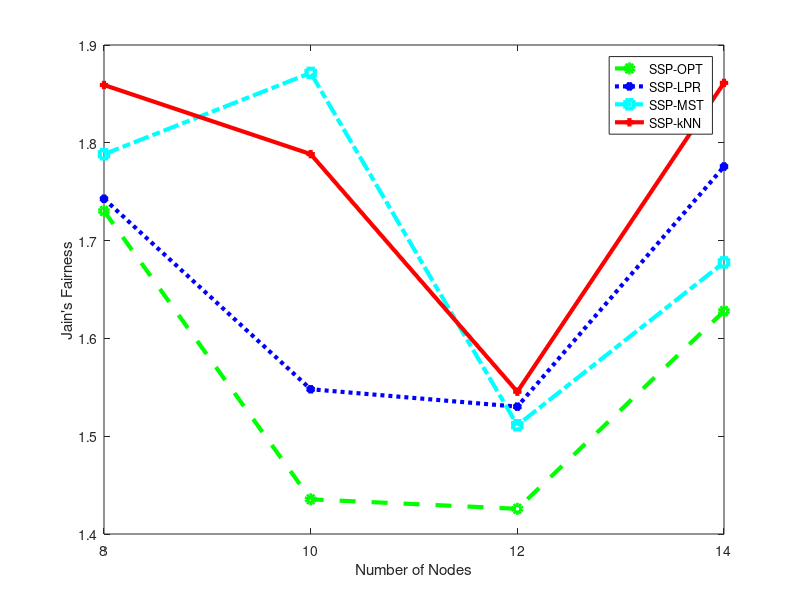

MATLAB code to generate this figure: (Note: this script raises an error after producing the figure.)
figure(4);
X = [ 8, 10, 12, 14 ];
SSPOPTFI = [ 0.88141026, 0.75021552, 0.61563126, 0.788885555 ];
SSPOPTFO = [ 0.84887129, 0.68523622, 0.81012658, 0.83902059  ];
SSPLPRFI = [ 0.92406075, 0.79655781, 0.74167543, 0.8581936   ];
SSPLPRFO = [ 0.818696884, 0.751457119, 0.788522452, 0.917524808 ];
SSPMSTFI = [ 0.890779557, 0.910619469, 0.75, 0.824943897 ];
SSPMSTFO = [ 0.897543901, 0.960827034, 0.76119403, 0.8527529 ];
SSPkNNFI = [ 0.925954493, 0.899750934, 0.766077705, 0.909281895 ];
SSPkNNFO = [ 0.933151963, 0.888683887, 0.779404658, 0.951988447 ];
SSPOPT = SSPOPTFI + SSPOPTFO
SSPLPR = SSPLPRFI + SSPLPRFO
SSPMST = SSPMSTFI + SSPMSTFO
SSPkNN = SSPkNNFI + SSPkNNFO
plot(X,SSPOPT,'--og ','LineWidth',3);
hold on;
plot(X,SSPLPR,':*b','LineWidth',3);
plot(X,SSPMST,'-.sc','LineWidth',3);
plot(X,SSPkNN,'-+r','LineWidth',3);
xlabel('Number of Nodes');
ylabel("Jain's Fairness");
legend('SSP-OPT','SSP-LPR','SSP-MST', 'SSP-kNN',  "Location", "NorthEast")
set(gca, 'XTickMode', 'manual', 'XTick', X);
hold off;
fixAxes;
print(4, "fairness.eps", "-deps");
print(4, "fairness.pdf", "-dpdf");
